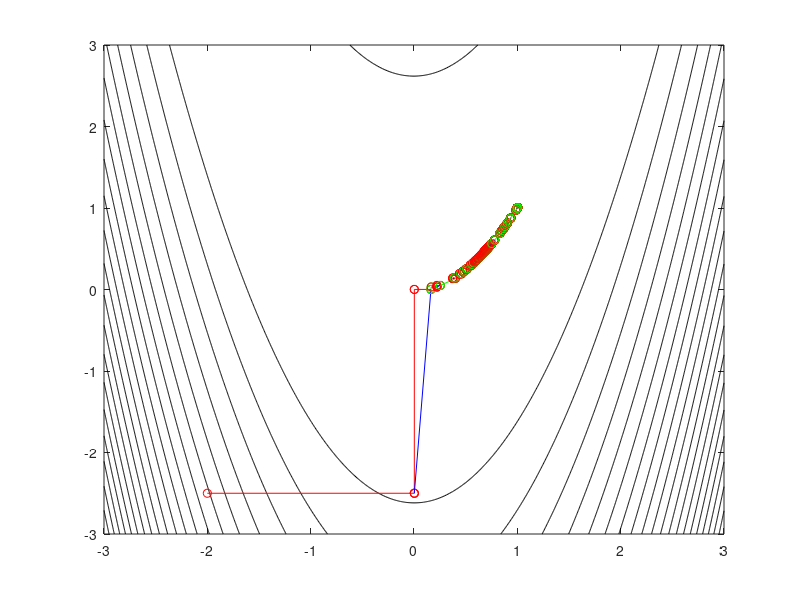

Write MATLAB code to recreate this figure.
clear all
% Conjugate gradients without Gram-Schmidt ortogonalization

[X,Y] = meshgrid(-3:0.01:3);
F = 100*(Y-X.^2).^2 + (1-X).^2;

contour(X,Y,F,20,'k')
hold on

X0 = [-2; -2.5];


for epochs = 1:200
% minimization according to i
Si = [1; 0];
gamma = 0.001;
Fold = 100*(X0(2)-X0(1)^2)^2+(1-X0(1))^2;
X1 = X0 + gamma*Si;
X2 = X0 - gamma*Si;
F1 = 100*(X1(2)-X1(1)^2)^2+(1-X1(1))^2;
F2 = 100*(X2(2)-X2(1)^2)^2+(1-X2(1))^2;

Xold = X0;

if F2<F1
    gamma = -gamma;
    Fnew = F2; Xnew = X2;
else
    Fnew = F1; Xnew = X1;
end

while (Fnew<Fold)
   Xold = Xnew;
   Fold = Fnew;
   Xnew = Xold + gamma*Si;
   Fnew = 100*(Xnew(2)-Xnew(1)^2)^2+(1-Xnew(1))^2;
end

plot([X0(1) Xnew(1)],[X0(2) Xnew(2)],'or')
hold on
plot([X0(1) Xnew(1)],[X0(2) Xnew(2)],'r')
hold on
X0 = Xnew;
XC1 = X0;

% descent according to j
Sj = [0; 1];
gamma = 0.001;
Fold = 100*(X0(2)-X0(1)^2)^2+(1-X0(1))^2;
X1 = X0 + gamma*Sj;
X2 = X0 - gamma*Sj;
F1 = 100*(X1(2)-X1(1)^2)^2+(1-X1(1))^2;
F2 = 100*(X2(2)-X2(1)^2)^2+(1-X2(1))^2;

Xold = X0;

if F2<F1
    gamma = -gamma;
    Fnew = F2; Xnew = X2;
else
    Fnew = F1; Xnew = X1;
end

while (Fnew<Fold)
   Xold = Xnew;
   Fold = Fnew;
   Xnew = Xold + gamma*Sj;
   Fnew = 100*(Xnew(2)-Xnew(1)^2)^2+(1-Xnew(1))^2;
end

plot([X0(1) Xnew(1)],[X0(2) Xnew(2)],'or')
hold on
plot([X0(1) Xnew(1)],[X0(2) Xnew(2)],'r')
hold on
X0 = Xnew;

% descent according to i
Si = [1; 0];
gamma = 0.001;
Fold = 100*(X0(2)-X0(1)^2)^2+(1-X0(1))^2;
X1 = X0 + gamma*Si;
X2 = X0 - gamma*Si;
F1 = 100*(X1(2)-X1(1)^2)^2+(1-X1(1))^2;
F2 = 100*(X2(2)-X2(1)^2)^2+(1-X2(1))^2;

Xold = X0;

if F2<F1
    gamma = -gamma;
    Fnew = F2; Xnew = X2;
else
    Fnew = F1; Xnew = X1;
end

while (Fnew<Fold)
   Xold = Xnew;
   Fold = Fnew;
   Xnew = Xold + gamma*Si;
   Fnew = 100*(Xnew(2)-Xnew(1)^2)^2+(1-Xnew(1))^2;
end

plot([X0(1) Xnew(1)],[X0(2) Xnew(2)],'or')
hold on
plot([X0(1) Xnew(1)],[X0(2) Xnew(2)],'r')
hold on
X0 = Xnew;
XC3 = X0;

S31 = XC3-XC1;
plot([XC1(1) XC3(1)],[XC1(2) XC3(2)],'or')
hold on
plot([XC1(1) XC3(1)],[XC1(2) XC3(2)],'b')
hold on

% descent according to S31
gamma = 0.001;
Fold = 100*(X0(2)-X0(1)^2)^2+(1-X0(1))^2;
X1 = X0 + gamma*S31;
X2 = X0 - gamma*S31;
F1 = 100*(X1(2)-X1(1)^2)^2+(1-X1(1))^2;
F2 = 100*(X2(2)-X2(1)^2)^2+(1-X2(1))^2;

Xold = X0;

if F2<F1
    gamma = -gamma;
    Fnew = F2; Xnew = X2;
else
    Fnew = F1; Xnew = X1;
end

while (Fnew<Fold)
   Xold = Xnew;
   Fold = Fnew;
   Xnew = Xold + gamma*S31;
   Fnew = 100*(Xnew(2)-Xnew(1)^2)^2+(1-Xnew(1))^2;
end

plot([X0(1) Xnew(1)],[X0(2) Xnew(2)],'og')
hold on
plot([X0(1) Xnew(1)],[X0(2) Xnew(2)],'g')
hold on
X0 = Xnew;

end

hold off

